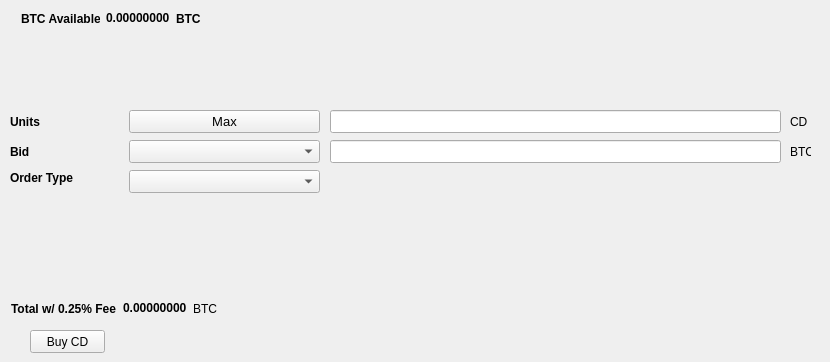
   <widget class="QWidget" name="BuyTab">
    <attribute name="title">
     <string>Buy</string>
    </attribute>
    <widget class="QPushButton" name="BuyCD">
     <property name="geometry">
      <rect>
       <x>30</x>
       <y>330</y>
       <width>75</width>
       <height>23</height>
      </rect>
     </property>
     <property name="text">
      <string>Buy CD</string>
     </property>
    </widget>
    <widget class="QLabel" name="label_3">
     <property name="geometry">
      <rect>
       <x>10</x>
       <y>110</y>
       <width>46</width>
       <height>23</height>
      </rect>
     </property>
     <property name="font">
      <font>
       <weight>75</weight>
       <bold>true</bold>
      </font>
     </property>
     <property name="text">
      <string>Units</string>
     </property>
    </widget>
    <widget class="QLineEdit" name="UnitsInput">
     <property name="geometry">
      <rect>
       <x>330</x>
       <y>110</y>
       <width>451</width>
       <height>23</height>
      </rect>
     </property>
     <property name="font">
      <font>
       <pointsize>9</pointsize>
       <weight>75</weight>
       <bold>true</bold>
      </font>
     </property>
    </widget>
    <widget class="QLineEdit" name="BuyBidPriceEdit">
     <property name="geometry">
      <rect>
       <x>330</x>
       <y>140</y>
       <width>451</width>
       <height>23</height>
      </rect>
     </property>
     <property name="font">
      <font>
       <pointsize>9</pointsize>
       <weight>75</weight>
       <bold>true</bold>
      </font>
     </property>
    </widget>
    <widget class="QLabel" name="label_4">
     <property name="geometry">
      <rect>
       <x>790</x>
       <y>110</y>
       <width>31</width>
       <height>23</height>
      </rect>
     </property>
     <property name="text">
      <string>CD</string>
     </property>
    </widget>
    <widget class="QLabel" name="label_5">
     <property name="geometry">
      <rect>
       <x>790</x>
       <y>140</y>
       <width>21</width>
       <height>23</height>
      </rect>
     </property>
     <property name="text">
      <string>BTC</string>
     </property>
    </widget>
    <widget class="QLabel" name="label_6">
     <property name="geometry">
      <rect>
       <x>10</x>
       <y>140</y>
       <width>46</width>
       <height>23</height>
      </rect>
     </property>
     <property name="font">
      <font>
       <weight>75</weight>
       <bold>true</bold>
      </font>
     </property>
     <property name="text">
      <string>Bid</string>
     </property>
    </widget>
    <widget class="QLabel" name="label_7">
     <property name="geometry">
      <rect>
       <x>10</x>
       <y>170</y>
       <width>71</width>
       <height>16</height>
      </rect>
     </property>
     <property name="font">
      <font>
       <weight>75</weight>
       <bold>true</bold>
      </font>
     </property>
     <property name="text">
      <string>Order Type</string>
     </property>
    </widget>
    <widget class="QPushButton" name="Buy_Max_Amount">
     <property name="geometry">
      <rect>
       <x>129</x>
       <y>110</y>
       <width>191</width>
       <height>23</height>
      </rect>
     </property>
     <property name="font">
      <font>
       <pointsize>10</pointsize>
      </font>
     </property>
     <property name="text">
      <string>Max</string>
     </property>
    </widget>
    <widget class="QComboBox" name="BuyBidcomboBox">
     <property name="geometry">
      <rect>
       <x>129</x>
       <y>140</y>
       <width>191</width>
       <height>23</height>
      </rect>
     </property>
     <property name="font">
      <font>
       <pointsize>10</pointsize>
      </font>
     </property>
    </widget>
    <widget class="QComboBox" name="buyOrdertypeCombo">
     <property name="geometry">
      <rect>
       <x>129</x>
       <y>170</y>
       <width>191</width>
       <height>23</height>
      </rect>
     </property>
     <property name="font">
      <font>
       <pointsize>10</pointsize>
      </font>
     </property>
    </widget>
    <widget class="QWidget" name="layoutWidget">
     <property name="geometry">
      <rect>
       <x>21</x>
       <y>11</y>
       <width>180</width>
       <height>15</height>
      </rect>
     </property>
     <layout class="QHBoxLayout" name="horizontalLayout_3">
      <item>
       <widget class="QLabel" name="label232">
        <property name="font">
         <font>
          <weight>75</weight>
          <bold>true</bold>
         </font>
        </property>
        <property name="text">
         <string>BTC Available:</string>
        </property>
       </widget>
      </item>
      <item>
       <widget class="QLabel" name="BtcAvailableLbl">
        <property name="palette">
         <palette>
          <active>
           <colorrole role="WindowText">
            <brush brushstyle="SolidPattern">
             <color alpha="255">
              <red>0</red>
              <green>0</green>
              <blue>0</blue>
             </color>
            </brush>
           </colorrole>
           <colorrole role="Button">
            <brush brushstyle="SolidPattern">
             <color alpha="255">
              <red>0</red>
              <green>170</green>
              <blue>0</blue>
             </color>
            </brush>
           </colorrole>
           <colorrole role="Light">
            <brush brushstyle="SolidPattern">
             <color alpha="255">
              <red>0</red>
              <green>255</green>
              <blue>0</blue>
             </color>
            </brush>
           </colorrole>
           <colorrole role="Midlight">
            <brush brushstyle="SolidPattern">
             <color alpha="255">
              <red>0</red>
              <green>212</green>
              <blue>0</blue>
             </color>
            </brush>
           </colorrole>
           <colorrole role="Dark">
            <brush brushstyle="SolidPattern">
             <color alpha="255">
              <red>0</red>
              <green>85</green>
              <blue>0</blue>
             </color>
            </brush>
           </colorrole>
           <colorrole role="Mid">
            <brush brushstyle="SolidPattern">
             <color alpha="255">
              <red>0</red>
              <green>113</green>
              <blue>0</blue>
             </color>
            </brush>
           </colorrole>
           <colorrole role="Text">
            <brush brushstyle="SolidPattern">
             <color alpha="255">
              <red>0</red>
              <green>170</green>
              <blue>0</blue>
             </color>
            </brush>
           </colorrole>
           <colorrole role="BrightText">
            <brush brushstyle="SolidPattern">
             <color alpha="255">
              <red>255</red>
              <green>255</green>
              <blue>255</blue>
             </color>
            </brush>
           </colorrole>
           <colorrole role="ButtonText">
            <brush brushstyle="SolidPattern">
             <color alpha="255">
              <red>0</red>
              <green>0</green>
              <blue>0</blue>
             </color>
            </brush>
           </colorrole>
           <colorrole role="Base">
            <brush brushstyle="SolidPattern">
             <color alpha="255">
              <red>255</red>
              <green>255</green>
              <blue>255</blue>
             </color>
            </brush>
           </colorrole>
           <colorrole role="Window">
            <brush brushstyle="SolidPattern">
             <color alpha="255">
              <red>0</red>
              <green>170</green>
              <blue>0</blue>
             </color>
            </brush>
           </colorrole>
           <colorrole role="Shadow">
            <brush brushstyle="SolidPattern">
             <color alpha="255">
              <red>0</red>
              <green>0</green>
              <blue>0</blue>
             </color>
            </brush>
           </colorrole>
           <colorrole role="AlternateBase">
            <brush brushstyle="SolidPattern">
             <color alpha="255">
              <red>127</red>
              <green>212</green>
              <blue>127</blue>
             </color>
            </brush>
           </colorrole>
           <colorrole role="ToolTipBase">
            <brush brushstyle="SolidPattern">
             <color alpha="255">
              <red>255</red>
              <green>255</green>
              <blue>220</blue>
             </color>
            </brush>
           </colorrole>
           <colorrole role="ToolTipText">
            <brush brushstyle="SolidPattern">
             <color alpha="255">
              <red>0</red>
              <green>0</green>
              <blue>0</blue>
             </color>
            </brush>
           </colorrole>
          </active>
          <inactive>
           <colorrole role="WindowText">
            <brush brushstyle="SolidPattern">
             <color alpha="255">
              <red>0</red>
              <green>0</green>
              <blue>0</blue>
             </color>
            </brush>
           </colorrole>
           <colorrole role="Button">
            <brush brushstyle="SolidPattern">
             <color alpha="255">
              <red>0</red>
              <green>170</green>
              <blue>0</blue>
             </color>
            </brush>
           </colorrole>
           <colorrole role="Light">
            <brush brushstyle="SolidPattern">
             <color alpha="255">
              <red>0</red>
              <green>255</green>
              <blue>0</blue>
             </color>
            </brush>
           </colorrole>
           <colorrole role="Midlight">
            <brush brushstyle="SolidPattern">
             <color alpha="255">
              <red>0</red>
              <green>212</green>
              <blue>0</blue>
             </color>
            </brush>
           </colorrole>
           <colorrole role="Dark">
            <brush brushstyle="SolidPattern">
             <color alpha="255">
              <red>0</red>
              <green>85</green>
              <blue>0</blue>
             </color>
            </brush>
           </colorrole>
           <colorrole role="Mid">
            <brush brushstyle="SolidPattern">
             <color alpha="255">
              <red>0</red>
              <green>113</green>
              <blue>0</blue>
             </color>
            </brush>
           </colorrole>
           <colorrole role="Text">
            <brush brushstyle="SolidPattern">
             <color alpha="255">
              <red>0</red>
              <green>170</green>
              <blue>0</blue>
             </color>
            </brush>
           </colorrole>
           <colorrole role="BrightText">
            <brush brushstyle="SolidPattern">
             <color alpha="255">
              <red>255</red>
              <green>255</green>
              <blue>255</blue>
             </color>
            </brush>
           </colorrole>
           <colorrole role="ButtonText">
            <brush brushstyle="SolidPattern">
             <color alpha="255">
              <red>0</red>
              <green>0</green>
              <blue>0</blue>
             </color>
            </brush>
           </colorrole>
           <colorrole role="Base">
            <brush brushstyle="SolidPattern">
             <color alpha="255">
              <red>255</red>
              <green>255</green>
              <blue>255</blue>
             </color>
            </brush>
           </colorrole>
           <colorrole role="Window">
            <brush brushstyle="SolidPattern">
             <color alpha="255">
              <red>0</red>
              <green>170</green>
              <blue>0</blue>
             </color>
            </brush>
           </colorrole>
           <colorrole role="Shadow">
            <brush brushstyle="SolidPattern">
             <color alpha="255">
              <red>0</red>
              <green>0</green>
              <blue>0</blue>
             </color>
            </brush>
           </colorrole>
           <colorrole role="AlternateBase">
            <brush brushstyle="SolidPattern">
             <color alpha="255">
              <red>127</red>
              <green>212</green>
              <blue>127</blue>
             </color>
            </brush>
           </colorrole>
           <colorrole role="ToolTipBase">
            <brush brushstyle="SolidPattern">
             <color alpha="255">
              <red>255</red>
              <green>255</green>
              <blue>220</blue>
             </color>
            </brush>
           </colorrole>
           <colorrole role="ToolTipText">
            <brush brushstyle="SolidPattern">
             <color alpha="255">
              <red>0</red>
              <green>0</green>
              <blue>0</blue>
             </color>
            </brush>
           </colorrole>
          </inactive>
          <disabled>
           <colorrole role="WindowText">
            <brush brushstyle="SolidPattern">
             <color alpha="255">
              <red>0</red>
              <green>85</green>
              <blue>0</blue>
             </color>
            </brush>
           </colorrole>
           <colorrole role="Button">
            <brush brushstyle="SolidPattern">
             <color alpha="255">
              <red>0</red>
              <green>170</green>
              <blue>0</blue>
             </color>
            </brush>
           </colorrole>
           <colorrole role="Light">
            <brush brushstyle="SolidPattern">
             <color alpha="255">
              <red>0</red>
              <green>255</green>
              <blue>0</blue>
             </color>
            </brush>
           </colorrole>
           <colorrole role="Midlight">
            <brush brushstyle="SolidPattern">
             <color alpha="255">
              <red>0</red>
              <green>212</green>
              <blue>0</blue>
             </color>
            </brush>
           </colorrole>
           <colorrole role="Dark">
            <brush brushstyle="SolidPattern">
             <color alpha="255">
              <red>0</red>
              <green>85</green>
              <blue>0</blue>
             </color>
            </brush>
           </colorrole>
           <colorrole role="Mid">
            <brush brushstyle="SolidPattern">
             <color alpha="255">
              <red>0</red>
              <green>113</green>
              <blue>0</blue>
             </color>
            </brush>
           </colorrole>
           <colorrole role="Text">
            <brush brushstyle="SolidPattern">
             <color alpha="255">
              <red>0</red>
              <green>85</green>
              <blue>0</blue>
             </color>
            </brush>
           </colorrole>
           <colorrole role="BrightText">
            <brush brushstyle="SolidPattern">
             <color alpha="255">
              <red>255</red>
              <green>255</green>
              <blue>255</blue>
             </color>
            </brush>
           </colorrole>
           <colorrole role="ButtonText">
            <brush brushstyle="SolidPattern">
             <color alpha="255">
              <red>0</red>
              <green>85</green>
              <blue>0</blue>
             </color>
            </brush>
           </colorrole>
           <colorrole role="Base">
            <brush brushstyle="SolidPattern">
             <color alpha="255">
              <red>0</red>
              <green>170</green>
              <blue>0</blue>
             </color>
            </brush>
           </colorrole>
           <colorrole role="Window">
            <brush brushstyle="SolidPattern">
             <color alpha="255">
              <red>0</red>
              <green>170</green>
              <blue>0</blue>
             </color>
            </brush>
           </colorrole>
           <colorrole role="Shadow">
            <brush brushstyle="SolidPattern">
             <color alpha="255">
              <red>0</red>
              <green>0</green>
              <blue>0</blue>
             </color>
            </brush>
           </colorrole>
           <colorrole role="AlternateBase">
            <brush brushstyle="SolidPattern">
             <color alpha="255">
              <red>0</red>
              <green>170</green>
              <blue>0</blue>
             </color>
            </brush>
           </colorrole>
           <colorrole role="ToolTipBase">
            <brush brushstyle="SolidPattern">
             <color alpha="255">
              <red>255</red>
              <green>255</green>
              <blue>220</blue>
             </color>
            </brush>
           </colorrole>
           <colorrole role="ToolTipText">
            <brush brushstyle="SolidPattern">
             <color alpha="255">
              <red>0</red>
              <green>0</green>
              <blue>0</blue>
             </color>
            </brush>
           </colorrole>
          </disabled>
         </palette>
        </property>
        <property name="font">
         <font>
          <weight>75</weight>
          <bold>true</bold>
         </font>
        </property>
        <property name="text">
         <string>0.00000000</string>
        </property>
        <property name="textInteractionFlags">
         <set>Qt::LinksAccessibleByMouse|Qt::TextSelectableByKeyboard|Qt::TextSelectableByMouse</set>
        </property>
       </widget>
      </item>
      <item>
       <widget class="QLabel" name="BtcAvailableLbl_2">
        <property name="font">
         <font>
          <weight>75</weight>
          <bold>true</bold>
         </font>
        </property>
        <property name="text">
         <string>BTC</string>
        </property>
       </widget>
      </item>
     </layout>
    </widget>
    <widget class="QWidget" name="layoutWidget">
     <property name="geometry">
      <rect>
       <x>11</x>
       <y>301</y>
       <width>209</width>
       <height>15</height>
      </rect>
     </property>
     <layout class="QHBoxLayout" name="horizontalLayout_4">
      <item>
       <widget class="QLabel" name="label_9">
        <property name="font">
         <font>
          <weight>75</weight>
          <bold>true</bold>
         </font>
        </property>
        <property name="text">
         <string>Total w/ 0.25% Fee</string>
        </property>
       </widget>
      </item>
      <item>
       <widget class="QLabel" name="BuyCostLabel">
        <property name="palette">
         <palette>
          <active>
           <colorrole role="WindowText">
            <brush brushstyle="SolidPattern">
             <color alpha="255">
              <red>0</red>
              <green>0</green>
              <blue>0</blue>
             </color>
            </brush>
           </colorrole>
           <colorrole role="Button">
            <brush brushstyle="SolidPattern">
             <color alpha="255">
              <red>0</red>
              <green>170</green>
              <blue>0</blue>
             </color>
            </brush>
           </colorrole>
           <colorrole role="Light">
            <brush brushstyle="SolidPattern">
             <color alpha="255">
              <red>0</red>
              <green>255</green>
              <blue>0</blue>
             </color>
            </brush>
           </colorrole>
           <colorrole role="Midlight">
            <brush brushstyle="SolidPattern">
             <color alpha="255">
              <red>0</red>
              <green>212</green>
              <blue>0</blue>
             </color>
            </brush>
           </colorrole>
           <colorrole role="Dark">
            <brush brushstyle="SolidPattern">
             <color alpha="255">
              <red>0</red>
              <green>85</green>
              <blue>0</blue>
             </color>
            </brush>
           </colorrole>
           <colorrole role="Mid">
            <brush brushstyle="SolidPattern">
             <color alpha="255">
              <red>0</red>
              <green>113</green>
              <blue>0</blue>
             </color>
            </brush>
           </colorrole>
           <colorrole role="Text">
            <brush brushstyle="SolidPattern">
             <color alpha="255">
              <red>0</red>
              <green>170</green>
              <blue>0</blue>
             </color>
            </brush>
           </colorrole>
           <colorrole role="BrightText">
            <brush brushstyle="SolidPattern">
             <color alpha="255">
              <red>255</red>
              <green>255</green>
              <blue>255</blue>
             </color>
            </brush>
           </colorrole>
           <colorrole role="ButtonText">
            <brush brushstyle="SolidPattern">
             <color alpha="255">
              <red>0</red>
              <green>0</green>
              <blue>0</blue>
             </color>
            </brush>
           </colorrole>
           <colorrole role="Base">
            <brush brushstyle="SolidPattern">
             <color alpha="255">
              <red>255</red>
              <green>255</green>
              <blue>255</blue>
             </color>
            </brush>
           </colorrole>
           <colorrole role="Window">
            <brush brushstyle="SolidPattern">
             <color alpha="255">
              <red>0</red>
              <green>170</green>
              <blue>0</blue>
             </color>
            </brush>
           </colorrole>
           <colorrole role="Shadow">
            <brush brushstyle="SolidPattern">
             <color alpha="255">
              <red>0</red>
              <green>0</green>
              <blue>0</blue>
             </color>
            </brush>
           </colorrole>
           <colorrole role="AlternateBase">
            <brush brushstyle="SolidPattern">
             <color alpha="255">
              <red>127</red>
              <green>212</green>
              <blue>127</blue>
             </color>
            </brush>
           </colorrole>
           <colorrole role="ToolTipBase">
            <brush brushstyle="SolidPattern">
             <color alpha="255">
              <red>255</red>
              <green>255</green>
              <blue>220</blue>
             </color>
            </brush>
           </colorrole>
           <colorrole role="ToolTipText">
            <brush brushstyle="SolidPattern">
             <color alpha="255">
              <red>0</red>
              <green>0</green>
              <blue>0</blue>
             </color>
            </brush>
           </colorrole>
          </active>
          <inactive>
           <colorrole role="WindowText">
            <brush brushstyle="SolidPattern">
             <color alpha="255">
              <red>0</red>
              <green>0</green>
              <blue>0</blue>
             </color>
            </brush>
           </colorrole>
           <colorrole role="Button">
            <brush brushstyle="SolidPattern">
             <color alpha="255">
              <red>0</red>
              <green>170</green>
              <blue>0</blue>
             </color>
            </brush>
           </colorrole>
           <colorrole role="Light">
            <brush brushstyle="SolidPattern">
             <color alpha="255">
              <red>0</red>
              <green>255</green>
              <blue>0</blue>
             </color>
            </brush>
           </colorrole>
           <colorrole role="Midlight">
            <brush brushstyle="SolidPattern">
             <color alpha="255">
              <red>0</red>
              <green>212</green>
              <blue>0</blue>
             </color>
            </brush>
           </colorrole>
           <colorrole role="Dark">
            <brush brushstyle="SolidPattern">
             <color alpha="255">
              <red>0</red>
              <green>85</green>
              <blue>0</blue>
             </color>
            </brush>
           </colorrole>
           <colorrole role="Mid">
            <brush brushstyle="SolidPattern">
             <color alpha="255">
              <red>0</red>
              <green>113</green>
              <blue>0</blue>
             </color>
            </brush>
           </colorrole>
           <colorrole role="Text">
            <brush brushstyle="SolidPattern">
             <color alpha="255">
              <red>0</red>
              <green>170</green>
              <blue>0</blue>
             </color>
            </brush>
           </colorrole>
           <colorrole role="BrightText">
            <brush brushstyle="SolidPattern">
             <color alpha="255">
              <red>255</red>
              <green>255</green>
              <blue>255</blue>
             </color>
            </brush>
           </colorrole>
           <colorrole role="ButtonText">
            <brush brushstyle="SolidPattern">
             <color alpha="255">
              <red>0</red>
              <green>0</green>
              <blue>0</blue>
             </color>
            </brush>
           </colorrole>
           <colorrole role="Base">
            <brush brushstyle="SolidPattern">
             <color alpha="255">
              <red>255</red>
              <green>255</green>
              <blue>255</blue>
             </color>
            </brush>
           </colorrole>
           <colorrole role="Window">
            <brush brushstyle="SolidPattern">
             <color alpha="255">
              <red>0</red>
              <green>170</green>
              <blue>0</blue>
             </color>
            </brush>
           </colorrole>
           <colorrole role="Shadow">
            <brush brushstyle="SolidPattern">
             <color alpha="255">
              <red>0</red>
              <green>0</green>
              <blue>0</blue>
             </color>
            </brush>
           </colorrole>
           <colorrole role="AlternateBase">
            <brush brushstyle="SolidPattern">
             <color alpha="255">
              <red>127</red>
              <green>212</green>
              <blue>127</blue>
             </color>
            </brush>
           </colorrole>
           <colorrole role="ToolTipBase">
            <brush brushstyle="SolidPattern">
             <color alpha="255">
              <red>255</red>
              <green>255</green>
              <blue>220</blue>
             </color>
            </brush>
           </colorrole>
           <colorrole role="ToolTipText">
            <brush brushstyle="SolidPattern">
             <color alpha="255">
              <red>0</red>
              <green>0</green>
              <blue>0</blue>
             </color>
            </brush>
           </colorrole>
          </inactive>
          <disabled>
           <colorrole role="WindowText">
            <brush brushstyle="SolidPattern">
             <color alpha="255">
              <red>0</red>
              <green>85</green>
              <blue>0</blue>
             </color>
            </brush>
           </colorrole>
           <colorrole role="Button">
            <brush brushstyle="SolidPattern">
             <color alpha="255">
              <red>0</red>
              <green>170</green>
              <blue>0</blue>
             </color>
            </brush>
           </colorrole>
           <colorrole role="Light">
            <brush brushstyle="SolidPattern">
             <color alpha="255">
              <red>0</red>
              <green>255</green>
              <blue>0</blue>
             </color>
            </brush>
           </colorrole>
           <colorrole role="Midlight">
            <brush brushstyle="SolidPattern">
             <color alpha="255">
              <red>0</red>
              <green>212</green>
              <blue>0</blue>
             </color>
            </brush>
           </colorrole>
           <colorrole role="Dark">
            <brush brushstyle="SolidPattern">
             <color alpha="255">
              <red>0</red>
              <green>85</green>
              <blue>0</blue>
             </color>
            </brush>
           </colorrole>
           <colorrole role="Mid">
            <brush brushstyle="SolidPattern">
             <color alpha="255">
              <red>0</red>
              <green>113</green>
              <blue>0</blue>
             </color>
            </brush>
           </colorrole>
           <colorrole role="Text">
            <brush brushstyle="SolidPattern">
             <color alpha="255">
              <red>0</red>
              <green>85</green>
              <blue>0</blue>
             </color>
            </brush>
           </colorrole>
           <colorrole role="BrightText">
            <brush brushstyle="SolidPattern">
             <color alpha="255">
              <red>255</red>
              <green>255</green>
              <blue>255</blue>
             </color>
            </brush>
           </colorrole>
           <colorrole role="ButtonText">
            <brush brushstyle="SolidPattern">
             <color alpha="255">
              <red>0</red>
              <green>85</green>
              <blue>0</blue>
             </color>
            </brush>
           </colorrole>
           <colorrole role="Base">
            <brush brushstyle="SolidPattern">
             <color alpha="255">
              <red>0</red>
              <green>170</green>
              <blue>0</blue>
             </color>
            </brush>
           </colorrole>
           <colorrole role="Window">
            <brush brushstyle="SolidPattern">
             <color alpha="255">
              <red>0</red>
              <green>170</green>
              <blue>0</blue>
             </color>
            </brush>
           </colorrole>
           <colorrole role="Shadow">
            <brush brushstyle="SolidPattern">
             <color alpha="255">
              <red>0</red>
              <green>0</green>
              <blue>0</blue>
             </color>
            </brush>
           </colorrole>
           <colorrole role="AlternateBase">
            <brush brushstyle="SolidPattern">
             <color alpha="255">
              <red>0</red>
              <green>170</green>
              <blue>0</blue>
             </color>
            </brush>
           </colorrole>
           <colorrole role="ToolTipBase">
            <brush brushstyle="SolidPattern">
             <color alpha="255">
              <red>255</red>
              <green>255</green>
              <blue>220</blue>
             </color>
            </brush>
           </colorrole>
           <colorrole role="ToolTipText">
            <brush brushstyle="SolidPattern">
             <color alpha="255">
              <red>0</red>
              <green>0</green>
              <blue>0</blue>
             </color>
            </brush>
           </colorrole>
          </disabled>
         </palette>
        </property>
        <property name="font">
         <font>
          <weight>75</weight>
          <bold>true</bold>
         </font>
        </property>
        <property name="autoFillBackground">
         <bool>false</bool>
        </property>
        <property name="text">
         <string>0.00000000</string>
        </property>
        <property name="textInteractionFlags">
         <set>Qt::LinksAccessibleByMouse|Qt::TextSelectableByMouse</set>
        </property>
       </widget>
      </item>
      <item>
       <widget class="QLabel" name="label_10">
        <property name="font">
         <font>
          <weight>50</weight>
          <bold>false</bold>
         </font>
        </property>
        <property name="text">
         <string>BTC</string>
        </property>
       </widget>
      </item>
     </layout>
    </widget>
   </widget>
